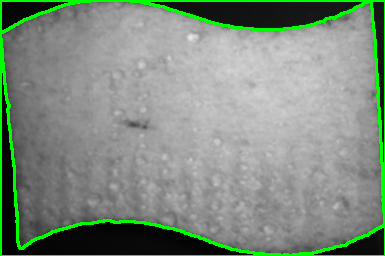
#> input picture tarek-new-dir/Cropped image.png, 385 x 256 px
$ python sponge_contours_tfa2_chris-edit.py --image 'Cropped image.png'
#> lines starting #> are read from the running program, lines starting #| are printed output that depends on the picture; after the words box and inside, x2 and y2 are one past the last pixel; in counts of white or black regions, pixels touching at a corner belong together
import numpy as np
import cv2
import argparse
import glob

#Auto Canny function
def auto_Canny(image,sigma=0.33): #sigma of 0.33 is a good starting point as per Dr. AR
    v = np.median(image) #median

    lower = int(max(0, (1.0 - sigma) * v)) #calculating lower threshold from median
    upper = int(min(255, (1.0 + sigma) * v)) #calculating upper threshold from median
    edged_image = cv2.Canny(image,lower,upper)
    return edged_image

def main(args):
    ### for imagePath in glob.glob(args["images"] + "*/.png"):
    #Resizing image, retaining aspect ratio, converting to grayscale and then blurring
    #before applying auto_Cannyfunction
    image=cv2.imread(args["image"])
#> image is the input picture: shape (256, 385, 3); mean B, G, R 126.3, 140.6, 126.3
    r = 500.0/image.shape[0]
#> r = 1.95
    dim = (int(image.shape[1] *r), 500) #retaining aspect ratio
#> dim = (751, 500)
    resized = cv2.resize(image, dim, interpolation = cv2.INTER_AREA) #resizing as sponge image is very large
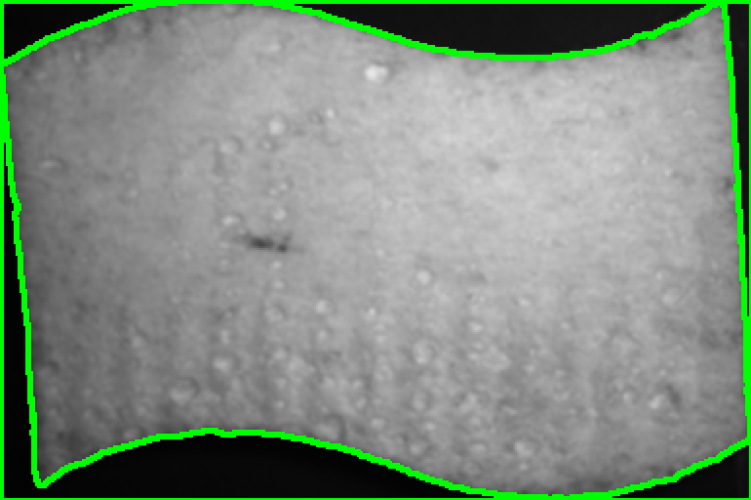
#> resized: shape (500, 751, 3); mean B, G, R 126.2, 140.6, 126.2
    gray = cv2.cvtColor(resized, cv2.COLOR_BGR2GRAY)
    blurred = cv2.GaussianBlur(gray, (3,3), 0) # 3,3 blur is important

    wide = cv2.Canny(blurred,10,200)
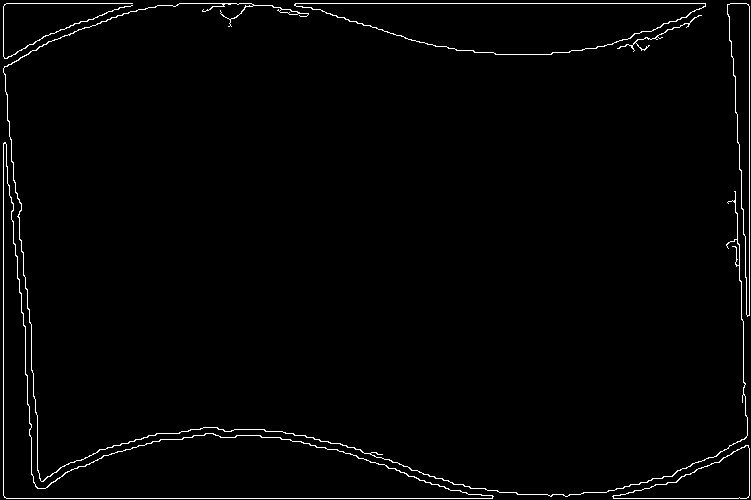
#> wide: shape (500, 751); 1.7% white in thin lines or dots
    #tight = cv2.Canny(blurred,225,250)
    auto = auto_Canny(blurred) #returns edges #EDIT changed blurred to gray
#> in auto_Canny, `v = np.median(image)`: v = 149
#> in auto_Canny, `lower = int(max(0, (1.0 - sigma) * v))`: lower = 99
#> in auto_Canny, `upper = int(min(255, (1.0 + sigma) * v))`: upper = 198
#> in auto_Canny, `edged_image = cv2.Canny(image,lower,upper)`:
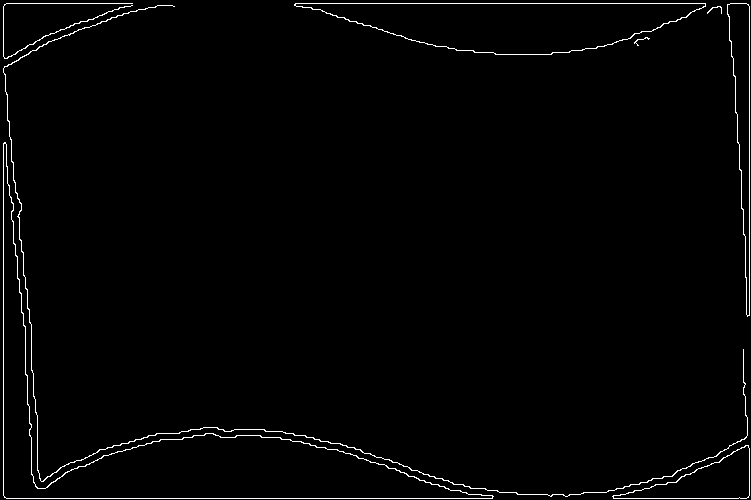
#> edged_image: shape (500, 751); 1.5% white in thin lines or dots

    autoCopy1 = wide.copy()
    (cnts,_) = cv2.findContours(autoCopy1,cv2.RETR_EXTERNAL, cv2.CHAIN_APPROX_SIMPLE) #edged image required for finding contours
#> cnts = 7 contours; box (x1, y1, x2, y2) and area: (3, 142, 494, 499) 24986, (294, 3, 706, 55) 13642, (727, 3, 750, 317) 3269, (612, 445, 750, 499) 3228, (3, 3, 748, 497) 349, (617, 15, 702, 52) 42, (3, 3, 133, 59) 39
    print("I count {} contours in this image".format(len(cnts))) #len(cnts) will get us total number of contours
#| I count 7 contours in this image

    cv2.imshow("Original", resized)
    cv2.imshow("Edges",autoCopy1)
    cv2.waitKey(0)

    maxArea = cv2.contourArea(cnts[0])
#> maxArea = 3227.5
    maxPos = 0
    for i in range(len(cnts)):
        if maxArea < cv2.contourArea(cnts[i]):
            maxArea = cv2.contourArea(cnts[i])
            maxPos = i #finding position of largest contour
#> this loop made 7 passes
#> (maxArea, maxPos) on pass 2: (24986.5, 1)
#> after the loop, maxArea = 24986.5; maxPos = 1

    cnt_largest = cnts[maxPos] #largest contour
#> cnt_largest = contour of 208 points, box (x1, y1, x2, y2) (3, 142, 494, 499), area 24986

    resizedCopy1 = cv2.cvtColor(blurred.copy(),cv2.COLOR_GRAY2BGR)
    cv2.drawContours(resizedCopy1, cnts , maxPos , (0,255,0),2)
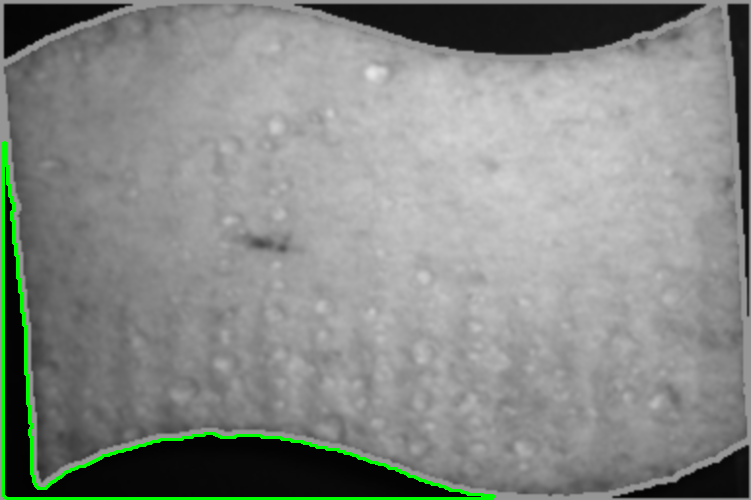
#> resizedCopy1: shape (500, 751, 3); mean B, G, R 133.4, 137, 133.4
    cv2.imshow("Sponge with largest contour",resizedCopy1)
    cv2.waitKey(0)

    #cntarea = cv2.contourArea(cnts)
    #print("Area is :".format(cntarea))

    x,y,w,h = cv2.boundingRect(cnts[maxPos])
#> x = 3; y = 142; w = 491; h = 357
    strBRect = resizedCopy1[y:y +h,x:x+w]
    cv2.rectangle(resizedCopy1,(x,y),(x+w,y+h),(0,255,0),2)
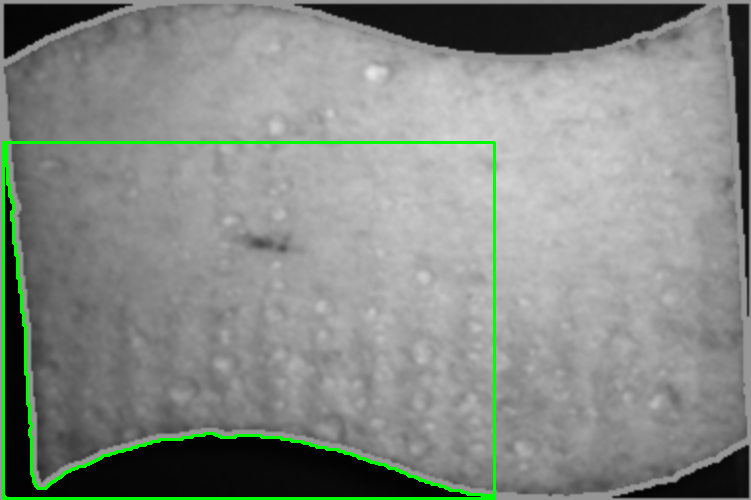
#> resizedCopy1: shape (500, 751, 3); 0.67% of pixels changed, all inside (x1, y1, x2, y2) = (2, 141, 496, 500)
    cv2.imshow("Bounded Rectangle1",strBRect)
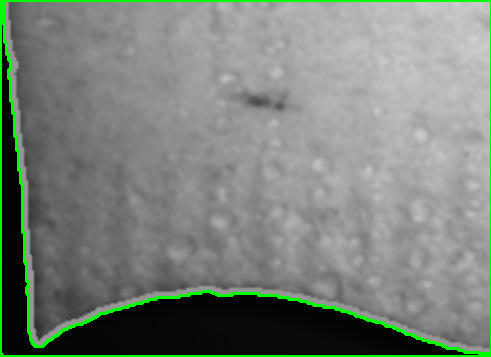
#> window 'Bounded Rectangle1': shape (357, 491, 3); mean B, G, R 122.2, 130.6, 122.2
    cv2.waitKey(0)
    cv2.imwrite("Cropped image.png", strBRect)

    rotBRect = cv2.minAreaRect(cnts[maxPos])
#> rotBRect = ((164.3, 435.3), (288, 604.3), -54.06)
    box = cv2.boxPoints(rotBRect)
#> box = [[324.4, 729.2], [-164.9, 374.6], [4.16, 141.4], [493.4, 496]]
    box = np.int0(box)
#> box = [[324, 729], [-164, 374], [4, 141], [493, 496]]
    resizedCopy2 = cv2.cvtColor(blurred.copy(),cv2.COLOR_GRAY2BGR)
    cv2.drawContours(resizedCopy2,[box],0,(0,0,255),2)
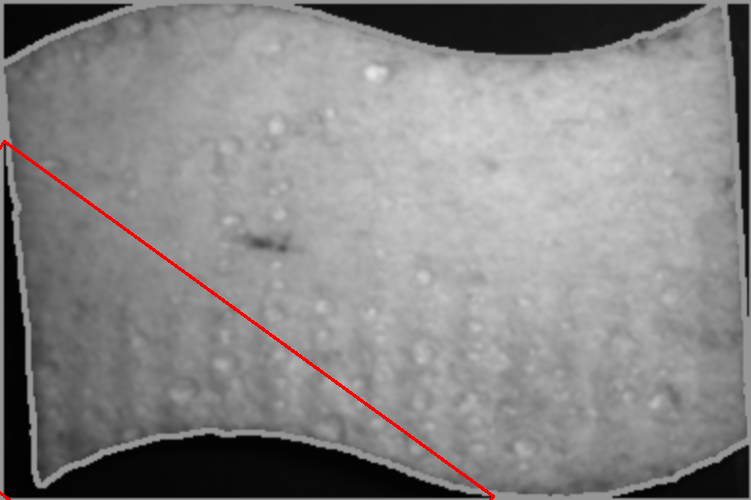
#> resizedCopy2: shape (500, 751, 3); mean B, G, R 133.9, 133.9, 135.3
    cv2.imshow("Min area box",resizedCopy2)
    cv2.waitKey(0)

if __name__=='__main__':
    #Parsing Arguments
    ap=argparse.ArgumentParser()
    ap.add_argument("-i","--image",required=True,help="path to input dataset of images")
    args = vars(ap.parse_args())
    main(args)
